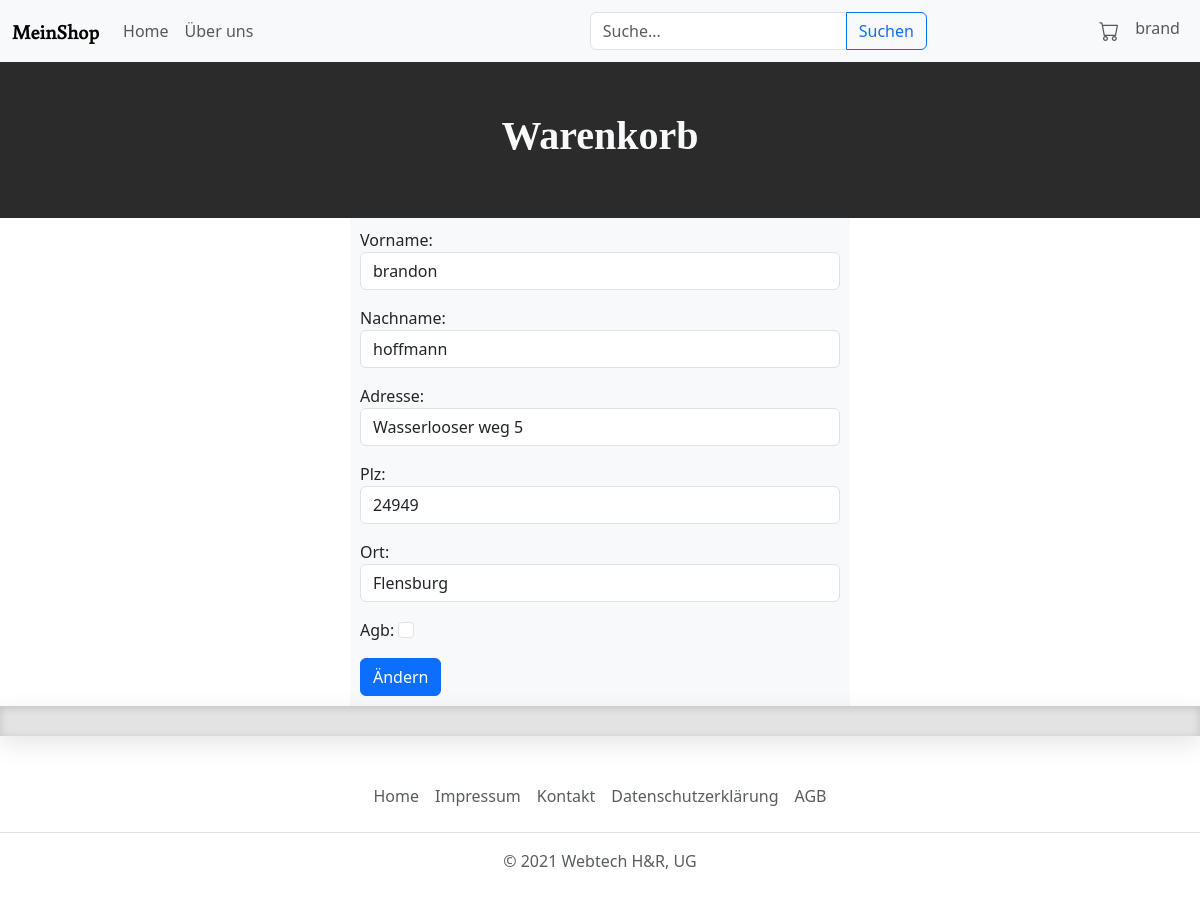
Page /profile/edit/ (signed in) on the earlier database version.
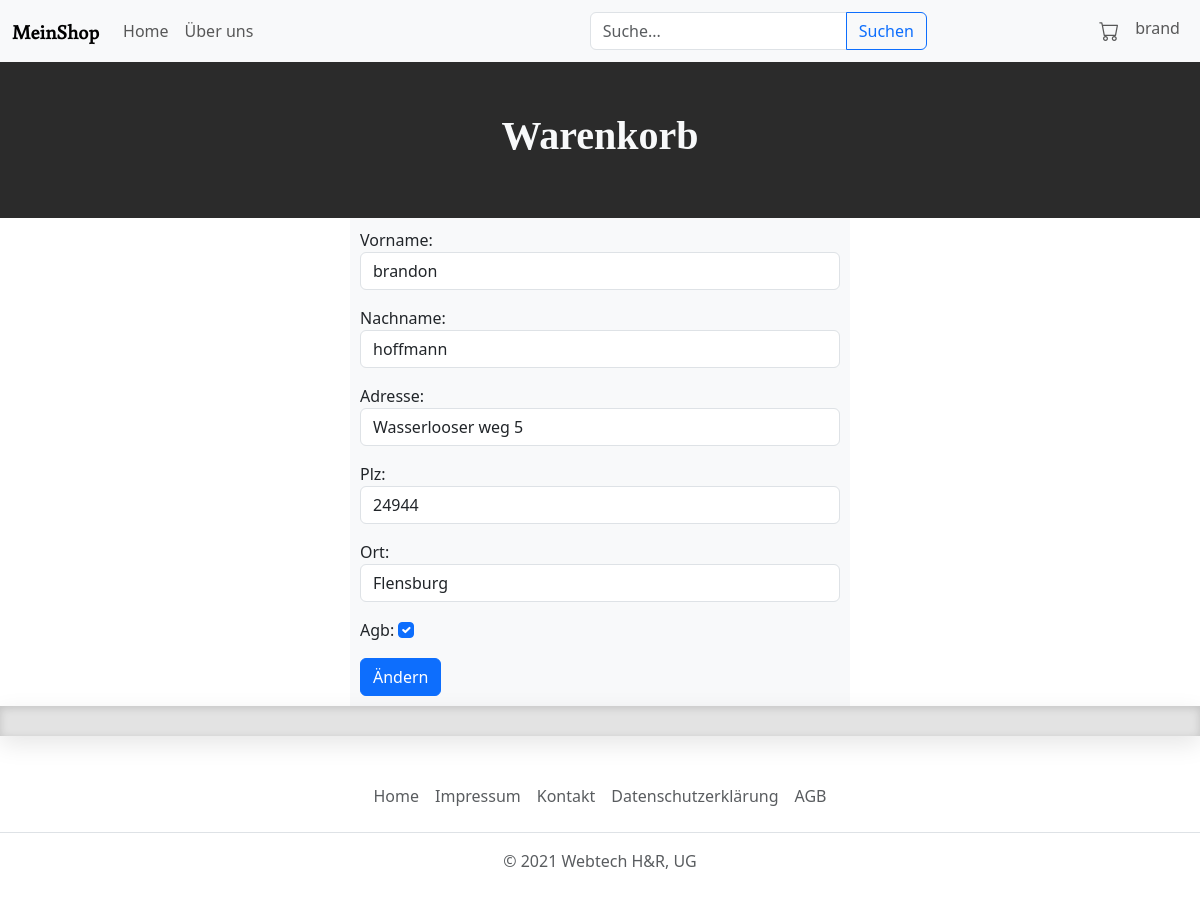
Same page on the later database version.
### myShop/models.py (models this page shows, shortened)
class UserProfile(models.Model):
    user = models.OneToOneField(User, on_delete=models.CASCADE)
    vorname = models.CharField(max_length=50, default="")
    nachname = models.CharField(max_length=50, default="")
    adresse = models.CharField(max_length=50, default="")
    plz = models.IntegerField(default=0)
    ort = models.CharField(max_length=50)
    agb = models.BooleanField(default=False)

### myShop/views.py (the view, shortened to what this page needs)
# urls.py: path('profile/edit/', views.editProfile, name='edit_profile'),
def editProfile(request):
    profile = request.user.userprofile
    next_url = request.GET.get('next', 'profile')
    if request.method == 'POST':
        form = UserProfileForm(request.POST, instance=profile)
        if form.is_valid():
            form.save()
            return redirect(reverse(next_url))
    else:
        form = UserProfileForm(instance=profile)
    return render(request, 'editProfile.html', {'form': form})

### myShop/forms.py
class UserProfileForm(forms.ModelForm):
    class Meta:
        model = UserProfile
        fields = ['vorname', 'nachname', 'adresse', 'plz', 'ort', 'agb']
        success_url = reverse_lazy('checkout')
        widgets = {
            'vorname': forms.TextInput(attrs={'class': 'form-control'}),
            'nachname': forms.TextInput(attrs={'class': 'form-control'}),
            'adresse': forms.TextInput(attrs={'class': 'form-control'}),
            'plz': forms.NumberInput(attrs={'class': 'form-control'}),
            'ort': forms.TextInput(attrs={'class': 'form-control'}),
            'agb': forms.CheckboxInput(attrs={'class': 'form-check-input', 'id': 'agbCheck'}),
        }

### myShop/templates/editProfile.html (shortened to what this page needs)
{% extends "base.html" %}
{% load static %}
{% block head %}
    <link rel="stylesheet" href="{% static 'register.css' %}">
    <link rel="stylesheet" href="{% static 'cart.css' %}">
    <link rel="stylesheet" href="{% static 'editProfile.css' %}">
    <link href="https://cdn.jsdelivr.net/npm/bootstrap@5.3.3/dist/css/bootstrap.min.css" rel="stylesheet">
{% endblock head %}
{% block content %}
<section class="greyHead">
    <h1>Warenkorb</h1>
</section>
<section class="edit">
    <form method="post">
        {{form.as_p}}
        <button type="submit" class="btn btn-primary">Ändern</button>
    </form>
</section>
{% endblock content %}

Differences in the rows shown:
changed UserProfile "brandon": plz "24949" → "24944"; agb "☐" → "☑"
